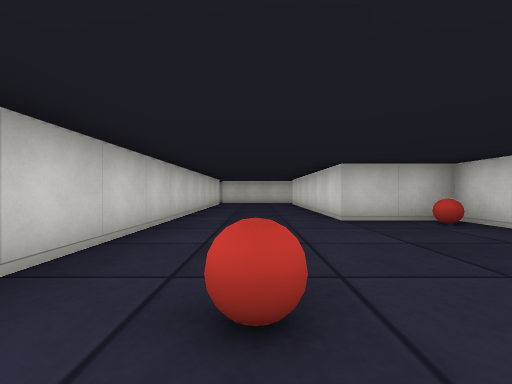
view 1 (above)

22 first-person views from a walk through a cub3D ray-caster map. The camera is about half as high as the walls, looks level and sees 90° across. The floor is counted in squares. Each view is taken from the middle of a square. On the plan, view 1 faces up. The plan holds only what a view shows up to about 9 squares ahead; the rest is blank.

view 2
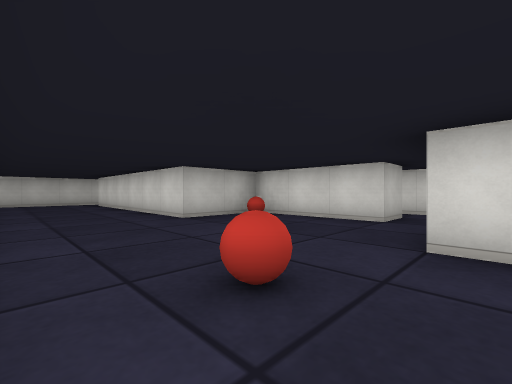

view 3
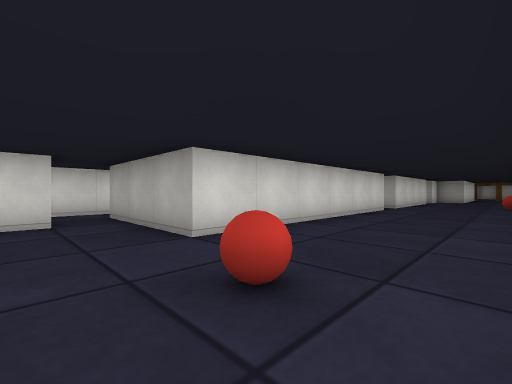

view 4
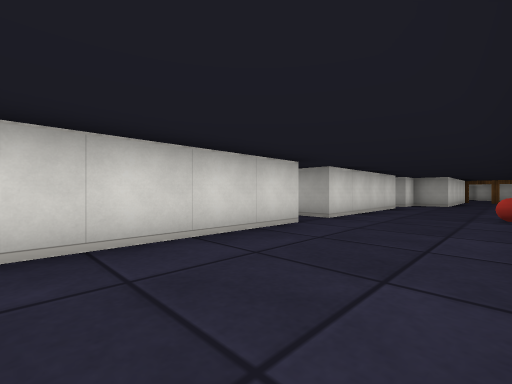

view 5
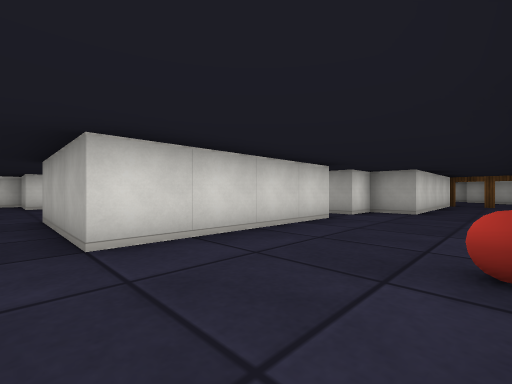

view 6
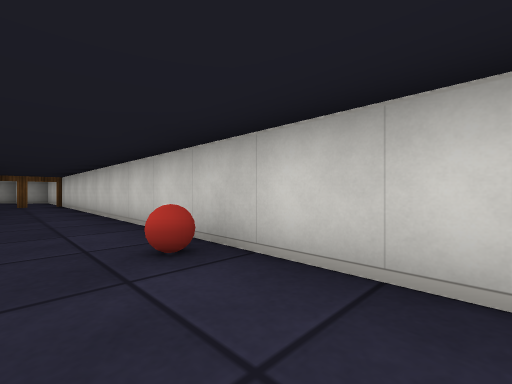

view 7
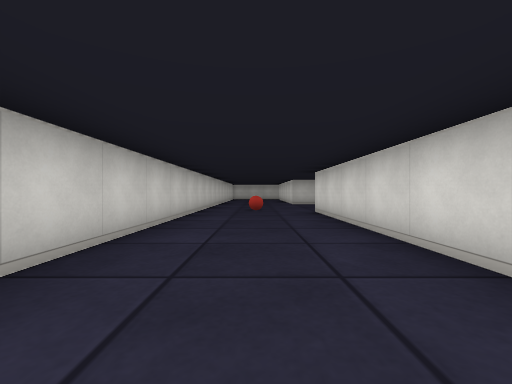

view 8
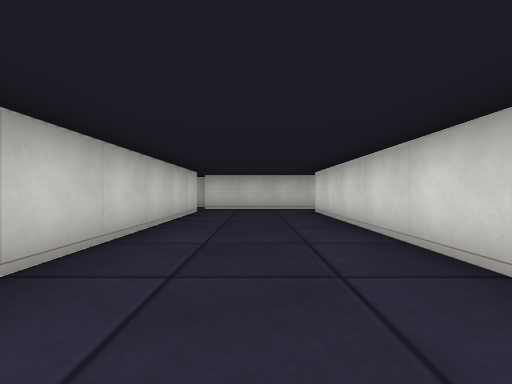

view 9
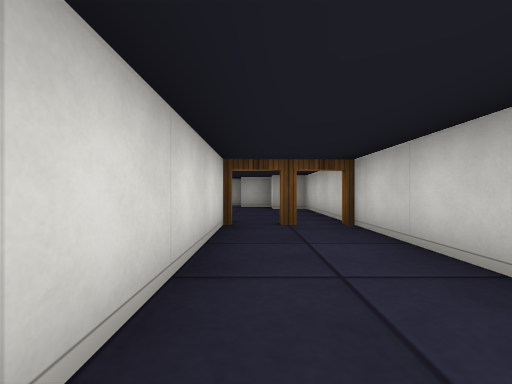

view 10
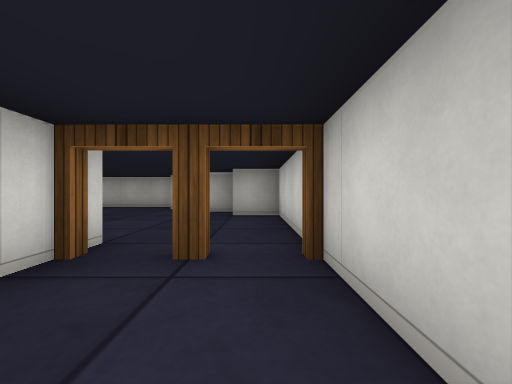

view 11
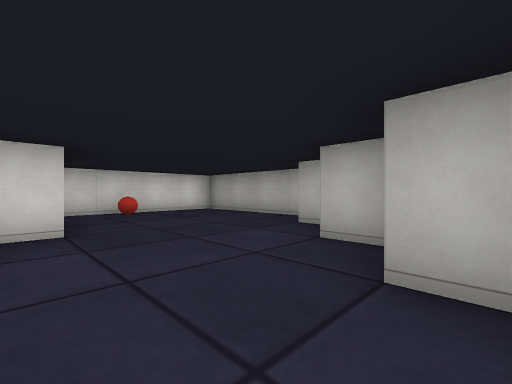

view 12
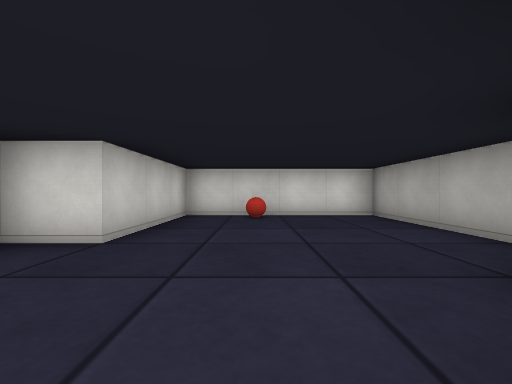

view 13
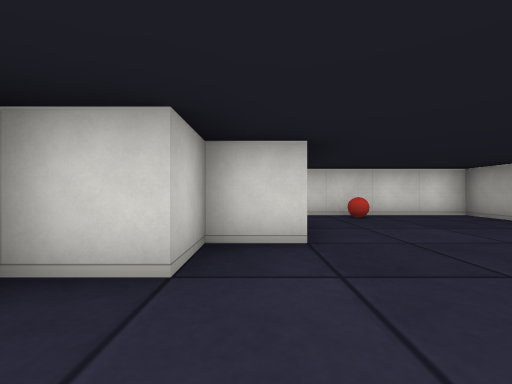

view 14
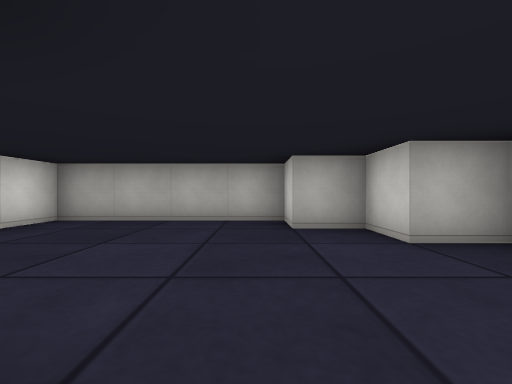

view 15
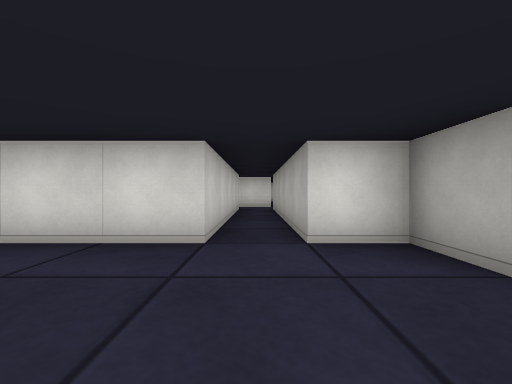

view 16
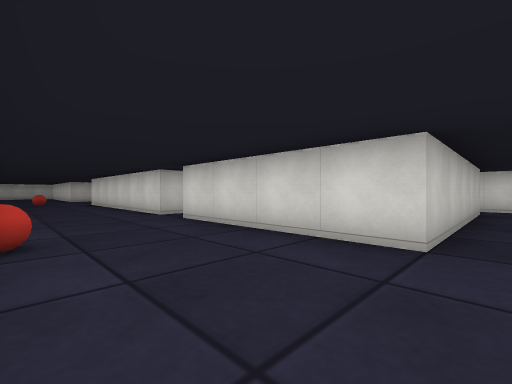

view 17
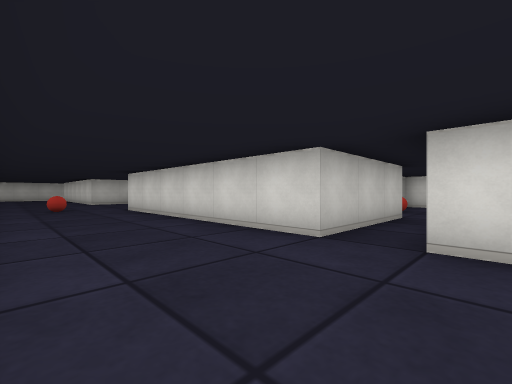

view 18
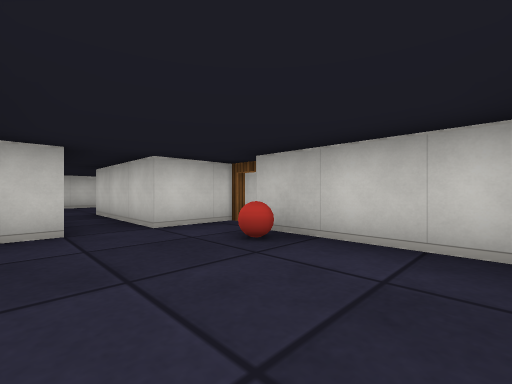

view 19
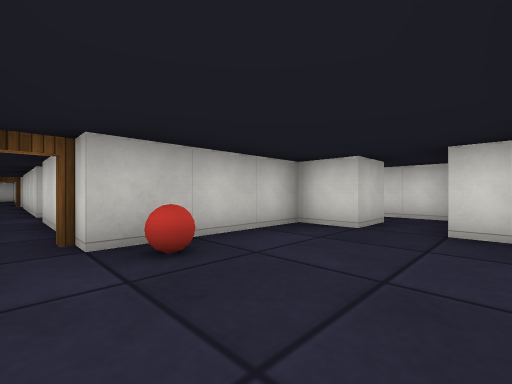

view 20
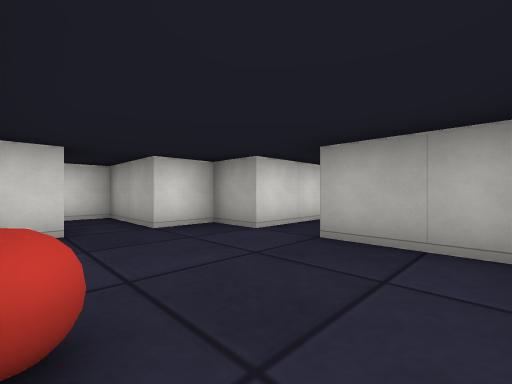

view 21
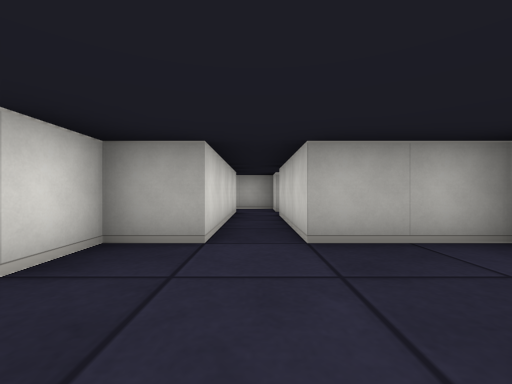

view 22
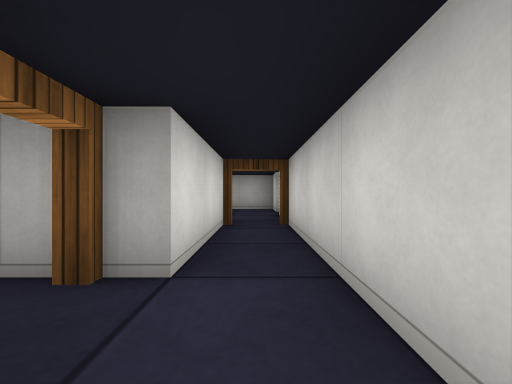

### Floor plan
Ten units are one square. View 1 is at (0, 0); x grows to the right and y downward. Boxes are objects, and circles mark ways between rooms. Rooms are numbered by the first view taken in them; rooms with no view inside come last. Other rooms are left out.
<svg viewBox="-20 -120 115 360">
<path fill="none" stroke="#000" d="M35 -15 35 -45 15 -45 15 -105M15 55 15 -5 35 -5M15 105 15 65M-15 -105 -15 170M18 -115 -15 -115M5 175 5 125 15 125 15 115M-5 215 5 215 5 225 15 225 15 235 55 235 55 195 25 195 25 185 15 185 15 175M-15 170 -15 205 -5 205M45 40 45 55 15 55M85 55 85 45 55 45M15 65 45 65 45 75 65 75 65 105M75 105 75 75 85 75 85 65M45 5 45 40M55 5 55 -14M35 -5 45 -5M45 -15 35 -15M55 45 55 15M65 105 15 105M75 115 75 105M15 115 65 115 65 125 76 125M55 -14 55 -31"/>
<rect x="-15" y="75" width="10" height="10" fill="#bbb"><title>ball</title></rect>
<rect x="-5" y="-15" width="10" height="10" fill="#bbb"><title>ball</title></rect>
<rect x="25" y="-45" width="10" height="10" fill="#bbb"><title>ball</title></rect>
<rect x="45" y="205" width="10" height="10" fill="#bbb"><title>ball</title></rect>
<rect x="55" y="45" width="10" height="10" fill="#bbb"><title>ball</title></rect>
<circle cx="-5" cy="170" r="3" fill="#2a7"/>
<circle cx="20" cy="60" r="3" fill="#2a7"/>
<circle cx="40" cy="-10" r="3" fill="#2a7"/>
<circle cx="20" cy="110" r="3" fill="#2a7"/>
<circle cx="50" cy="40" r="3" fill="#2a7"/>
<circle cx="70" cy="100" r="3" fill="#2a7"/>
<circle cx="50" cy="-25" r="3" fill="#2a7"/>
<text x="0" y="10">1</text>
<text x="20" y="210">2</text>
<text x="60" y="60">3</text>
<text x="50" y="10">4</text>
<text x="50" y="110">5</text>
<text x="50" y="-30">6</text>
</svg>
Room 1 opens to room 2. Room 1 opens to room 3. Room 1 opens to room 4. Room 1 opens to room 5. Room 3 opens to room 4. Room 3 opens to room 5. Room 4 opens to room 6.

Where each view was taken, in squares from view 1:
view 1: 0 up, 0 right, facing up
view 2: 0 up, 1 left, facing up-right
view 3: 2 up, 1 left, facing down-right
view 4: 2 down, 1 left, facing down-right
view 5: 6 down, 1 left, facing down-right
view 6: 6 down, 0 right, facing down-left
view 7: 6 down, 0 right, facing up
view 8: 4 up, 0 right, facing up
view 9: 13 down, 0 right, facing down
view 10: 15 down, 1 left, facing down
view 11: 19 down, 1 left, facing down-right
view 12: 21 down, 0 right, facing right
view 13: 19 down, 0 right, facing right
view 14: 19 down, 2 right, facing down
view 15: 11 down, 1 left, facing right
view 16: 11 down, 1 left, facing up-right
view 17: 7 down, 1 left, facing up-right
view 18: 7 down, 8 right, facing up-left
view 19: 7 down, 5 right, facing up-right
view 20: 5 down, 5 right, facing down-right
view 21: 5 down, 7 right, facing down
view 22: 0 up, 5 right, facing down
